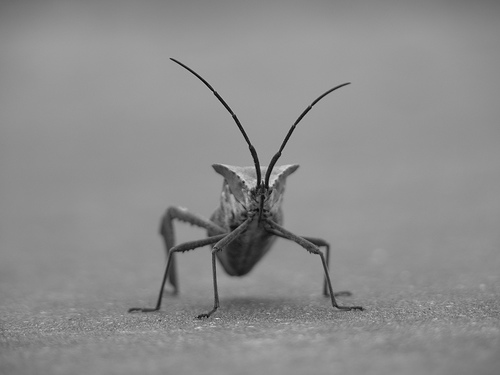
#> input picture PythonBootcamp/support_files/stinkbug.png, 500 x 375 px
$ jupyter execute 06_Introduction_To_Matplotlib.ipynb   (shell and % lines are left out)
#> lines starting #> are read from the running program, lines starting #| are printed output that depends on the picture


<h1 align="center">Python Bootcamp</h1>
<h3 align="center">August 21-22, 2021</h3>

<div style="border-left: 3px solid #000; padding: 1px; padding-left: 10px; background: #F0FAFF; ">
<center><h1>Introduction to Matplotlib</h1></center>

<p>
    <b>matplotlib</b> is a plotting library for Python.
<p>
<h3>Pros:</h3>
<ul>
<li>Huge amount of functionality/options.
<li>Works with numpy arrays and python lists.
<li>Comes with many prepackaged Python distros (anaconda, WinPython, etc.).
<li>Easily saves plots to image (.png, .bmp, etc.) and vector (.svg, .pdf, etc.) formats.
<li>Has an excellent set of examples (with code) at the <a href="http://matplotlib.org/gallery">matplotlib gallery</a>
<li>Shares many syntactic conventions with Matlab.
</ul>

<p>
<h3>Cons:</h3>
<ul>
<li>Slow for rapidly updating plots.
<li>3D plotting support is not great.
<li>Documentation is not always useful.
<li>Essentially has two interfaces.  One is intended to be close to Matlab, the other is object oriented.  You will find examples that assume one or the other, but rarely the one you are after.
<li>Shares many syntactic conventions with Matlab.
</ul>
</div>

[cell 1]
# Import numpy and pyplot
import matplotlib.pyplot as plt
import numpy as np

<div style="border-left: 3px solid #000; padding: 1px; padding-left: 10px; background: #F0FAFF; ">
<left><h1>Enable Inline Plotting</h1></left>
<p>One of the great features of the Jupyter Notebook is the ability to have your code, outputs, and graphics in a single document. But plots do not render in the notebook by default. To turn on inline plot rendering, we have to use a so-called <b>Magic Command</b>, which is a special Jupyter command preceded by a <code>%</code>.

<p>Two commonly used Matplotlib magic commands are:
<ul>
    <li><code>%matplotlib notebook</code> - creates interactive plots. This is what we're going to use today. Interactive features depend on the kernel running in the background, which means they disappear without the kernel. This feature is somewhat new, so still has occasional bugs.
    <li><code>%matplotlib inline</code> - creates static (non-interactive) plots. This still remains the most common way to generate plots.
</ul>
<p>It's important to note that the above commands are specific to Jupyter. In other environments, you'll need to add a line of code to explicitly display your plots, or save them to disk.  This will be discussed further when we cover other environments.

</div>

[cell 2]
# %matplotlib inline
# Feel free to replace the command above and see how the behavior of the notebook changes

<div style="border-left: 3px solid #000; padding: 1px; padding-left: 10px; background: #F0FAFF; ">
<h2>Example 1. Simple plot</h2>

<p> start by making some sample data
</div>

[cell 3]
x = np.arange(0, 10, 0.01) #make evenly spaced points between 0 and 10 at intervals of 0.01
y = np.sin(2*np.pi*x)*np.exp(-0.5*x) #some function of x
print("first five elements of x: {}".format(x[:5]))
print("first five elements of y: {}".format(y[:5]))

<div style="border-left: 3px solid #000; padding: 1px; padding-left: 10px; background: #F0FAFF; ">

<p> Create a figure and axis, then plot our data on the axis
</div>

[cell 4]
fig,ax = plt.subplots() #subplots will make a single axis inside a new figure by default
ax.plot(x, y, color='red', linewidth=2)

# The figure can be saved by uncommenting the line below
# All major image formats (as well as PDFs) are accepted formats.
# fig.savefig('/testfig.png')
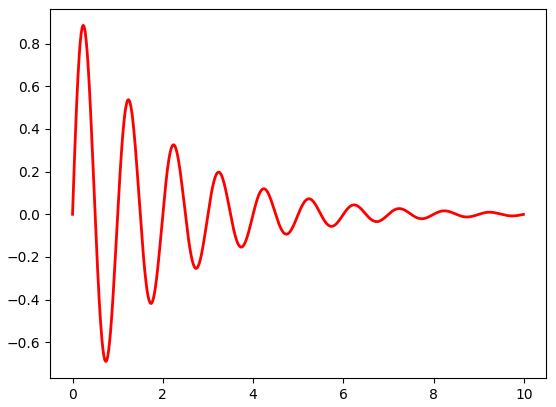
#> figure drawn by matplotlib, 1 panel; curve peaks at x = 0.24, y = 0.885

<div style="border-left: 3px solid #000; padding: 1px; padding-left: 10px; background: #F0FAFF; ">
<h2>Example 2. Subplots</h2>

<p>A given figure can have more than one axis. The <code>subplot</code> command, which we used above, generates a single axis by default. But we can specify the number of axes that we want.

</div>

[cell 5]
#make a time array
t = np.arange(0, 10, 0.1)

# Create figure and axes objects. Make them share the x-axis
fig, axes = plt.subplots(nrows=2, ncols=1, sharex=True)
#note that nrows and columns are the first two default arguments, so can be entered without keywords as follows:
# fig,axes = plt.subplots(2,1,sharex=True)

# Here, `axes` is a numpy array with two axes subplot objects
print('axes type: {}'.format(type(axes)))
print('axes shape: {}'.format(np.shape(axes)))
print('axes object:\n{}'.format(axes))

# Plot on each subplot by indexing into 'ax'
axes[0].plot(t, np.sin(t), label='sin')
axes[1].plot(t, np.cos(t), label='cos', color='red')

# We can loop over the `axes` array to set properties in every subplot (no matter how many)
for ax in axes:
    ax.legend(loc='best')
    ax.set_ylabel('Amplitude',fontsize=14)

# We can also access individual axes to set the properties
axes[1].set_xlabel('Time',fontsize=14,weight='bold',style='italic')

# We can also edit attributes of the entire figure, such as the title
fig.suptitle('This is the figure title',fontsize=18);
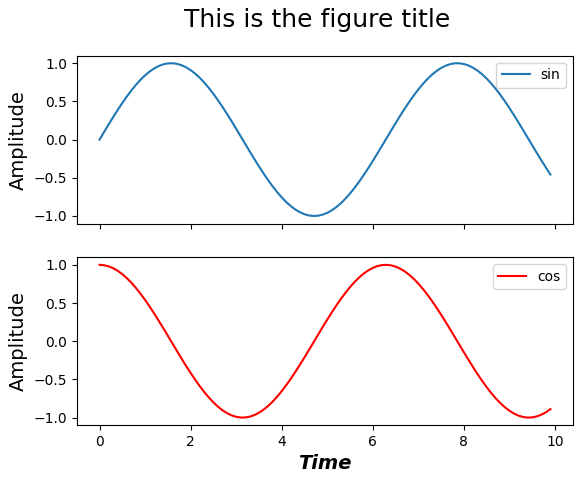
#> figure drawn by matplotlib, 2 panels; panel 2: curve peaks at x = 0, y = 1

<div style="border-left: 3px solid #000; padding: 1px; padding-left: 10px; background: #F0FAFF; ">

Note that the x-axes are tied together in interactive mode due to the <code>sharex = True</code> flag. Try setting that to False and regenerating

</div>

<div style="background: #DFF0D8; border-radius: 3px; padding: 10px;">
    <p><b>Exercise 5.1:</b>

<ol>
<li>Remake the above plot with 4 subplots (2 rows, 2 columns; hint: you'll now have to index into axes like <code>axes[0, 0]</code>).
    <li>Create a loop over all the axes objects (hint: use <code>axes.flatten()</code>) so that the <code>legend</code> and <code>set_ylabel</code> functions are called for all subplots.
<li>Use the loop from #2 to add a title to only the top row of plots using the <code>set_title</code> function.
    <li>Look at the documentation for the <code>fig.tight_layout()</code> command to optimize figure layout
  <br>* Note that this doesn't play nice with the figure suptitle. try using the <code>plt.subplots_adjust(top=0.85)</code> command to control the whitespace at the top of the plot.
</ol>

</div>

<div style="border-left: 3px solid #000; padding: 1px; padding-left: 10px; background: #F0FAFF; ">
<h2>Example 3. Plotting histograms </h2>
    <p> Use the <code>hist</code> command.
</div>

[cell 6]
# Create gaussian distributed data with mu=10, sigma=3
x = 10 + 3 * np.random.randn(1000)

# Create figure and axes object
fig, ax = plt.subplots(1,1,figsize=(10,6))

# Create histogram
bins=25
ax.hist(x, bins=bins, label='Counts')

# Set other properties
ax.set_ylabel('bin values', fontsize=14)
ax.set_xlabel('counts', fontsize=14)
ax.legend(loc='upper right')
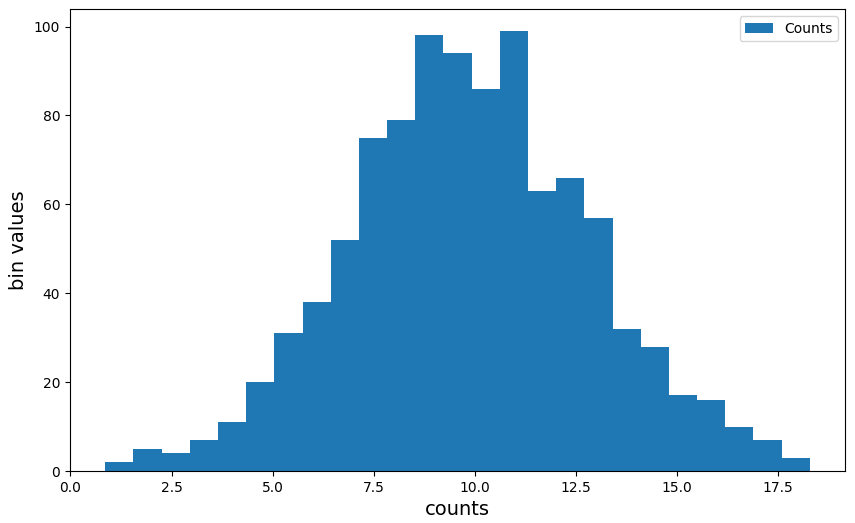
#> figure drawn by matplotlib, 1 panel; tallest bar 99 high, from x = 10.61 to 11.31

<div style="background: #DFF0D8; border-radius: 3px; padding: 10px;">
    <p><b>Exercise 5.2:</b>

<p>Bin edges can be explicitly defined.
<p> For example, you can use numpy's arange command to define bins with a desired width:
<p>&nbsp;&nbsp;&nbsp;&nbsp;<code>bins = np.arange(0,25,0.1)</code>

<p>Remake the histogram above but explicitly define the bin edges rather than the bin size.

</div>

<div style="border-left: 3px solid #000; padding: 1px; padding-left: 10px; background: #F0FAFF; ">
<h2>Example 4 - Plotting Images</h2>
<p> The <code>imshow</code> and <code>matshow</code> functions are useful for displaying matrices
<p> Let's first grab an image that was saved on your hard drive using Matplotlib's <code>image.mpimg</code> function. This will turn the bitmapped image file into a Numpy array with dimensions HEIGHT x WIDTH x COLORS.
</div>

[cell 7]
import matplotlib.image as mpimg
import os

#this if statement is necessary to ensure we can find the file even if working from the solutions folder
if os.path.split(os.getcwd())[1] == 'solutions':
    stinkbug_file_path = os.path.join(os.path.split(os.getcwd())[0],'support_files','stinkbug.png')
elif os.path.split(os.getcwd())[1] == 'PythonBootcamp':
    stinkbug_file_path = os.path.join(os.getcwd(),'support_files','stinkbug.png')
img=mpimg.imread(stinkbug_file_path)
#> img is the input picture: shape (375, 500, 3) float32; min 0, max 0.851, mean 0.551

print('the shape of img is: '+str(np.shape(img)))
#| the shape of img is: (375, 500, 3)

<div style="border-left: 3px solid #000; padding: 1px; padding-left: 10px; background: #F0FAFF; ">

<p> Now create a new figure and axis, then use <code>imshow</code> to display the data
</div>

[cell 8]
fig,ax=plt.subplots()
imgplot = ax.imshow(img)

<div style="border-left: 3px solid #000; padding: 1px; padding-left: 10px; background: #F0FAFF; ">
<p> Note that, despite this having data in three color channels, it renders as a grayscale image. Why is that?
<p> Let's look at all three color values for a given point on the image:
</div>

[cell 9]
img[200,200,:]
#> Out = [0.596, 0.596, 0.596]

<div style="background: #DFF0D8; border-radius: 3px; padding: 10px;">
    <p><b>Exercise 5.3:</b>

<p>Plot a single color channel

<ol>
<li>Use Numpy slicing commands that you learned in the previous module to extract all pixels for one of the three color channels
<li>Repeat the imshow command for that single color channel
<li>Note that, in the absence of color data, Matplotlib applies the 'viridis' colormap by default. Try adding the following keyword argument to your imshow command:
<p>&nbsp;&nbsp;&nbsp;&nbsp;<code>cmap = 'gray'</code>
</ol>

</div>

<div style="border-left: 3px solid #000; padding: 1px; padding-left: 10px; background: #F0FAFF; ">
<p> Now let's use the same functions to display some mathemically defined data
</div>

[cell 10]
# Create some datapoints
x = np.linspace(0,10,num=500)
y = np.linspace(0,1,num=500)

#create a meshgrid (evenly spaced 2d array on each axis)
XX, YY = np.meshgrid(x, y)

## make ZZ a function of XX and YY
ZZ = np.sin(0.2*np.pi*XX**2) * YY

# Create figure and axes object
fig, ax = plt.subplots()

# Plot colormap and add colorbar scale
image_plot = ax.imshow(ZZ,cmap='coolwarm', extent=[0,10,1,0],aspect="auto")
# image_plot = ax.matshow(ZZ,cmap='coolwarm',origin="lower")

#make a colorbar
cbar = plt.colorbar(image_plot)
#set the colorbar's label properties, including an example of using LaTex code
cbar.set_label('$\sin(0.2 \pi x^2)*y$',fontsize=20,rotation=90)

ax.set_xlabel('x',fontsize=16)
ax.set_ylabel('y',fontsize=16)

print('the shape of z is: '+str(np.shape(ZZ)))
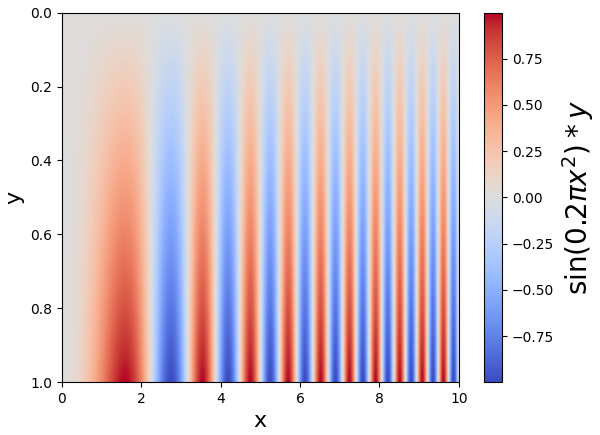
#> figure drawn by matplotlib, 2 panels

<div style="background: #DFF0D8; border-radius: 3px; padding: 10px;">
    <p><b>Exercise 5.4:</b>
<ol>
<li>Try experimenting with some different <a href="http://matplotlib.org/examples/color/colormaps_reference.html">colormaps</a>.
    <li>Try reducing the number of points on the x and y axes by changing the <code>num</code> argument in the linspace command. What happens for low values (<= 100 points)?
<li>Note that the imshow command turns on interpolation by default to reduce pixelation in images. When displaying quantitive data, this is generally not desireable. Here's a full list of  <a href="http://matplotlib.org/examples/images_contours_and_fields/interpolation_methods.html">interpolation methods</a>. Try setting interpolation to 'none'
<li>Look up the documentation for <code>matshow</code>. Try using it instead of <code>imshow</code>.
<li>Notice the <code>extent</code> and <code>aspect</code> keywords in the <code>imshow</code> function. Try removing or editing them to see what happens
<li>Note that, in both imshow and matshow, the origin is in the upper left hand corner. Try using the following argument:
<p>&nbsp;&nbsp;&nbsp;&nbsp;<code>origin="lower"</code> (but notice how this interacts with the <code>extent</code> keyword)

</ol>
</div>

<div style="border-left: 3px solid #000; padding: 1px; padding-left: 10px; background: #F0FAFF; ">
<h2> Example 5 -  Error bars </h2>
<p>The <code>errorbar</code> function can be used to generate line plots with errorbars
</div>

[cell 11]
# Create some data
x = np.arange(0., 1., 0.1)
y = x + 1
y_error = y ** 2

# Create figure and axes object
fig, ax = plt.subplots()

# Create errorbar plot using `y_error` and color errorbars red
ax.errorbar(x, y, yerr=y_error, ecolor='red')
ax.set_xlim([-.1, 1.])
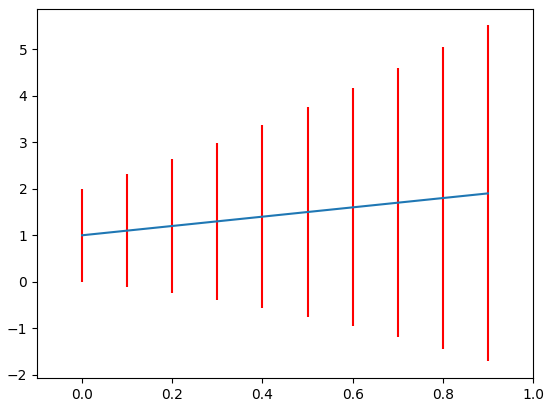
#> figure drawn by matplotlib, 1 panel; curve peaks at x = 0.9, y = 1.9

<div style="border-left: 3px solid #000; padding: 1px; padding-left: 10px; background: #F0FAFF; ">

<h2> Example 6 -  Scatter Plots </h2>
<p> The <code>scatterplot</code> function allows you to generate scatter plots with dots of different sizes, colors, transparencies, etc.

</div>

[cell 12]
#make first dataset
n1 = 500
x1 = 5+1.5*np.random.randn(n1)
y1 = 1+0.2*np.random.randn(n1)
size1 = 100*np.random.rand(n1)

#make second dataset
n2 = 750
x2 = 2+0.5*np.random.randn(n2)
y2 = 0.25+0.5*np.random.randn(n2)
size2 = 100*np.random.rand(n2)

#make figure,axes handles
fig,ax=plt.subplots()

#plot scatter plots
ax.scatter(x1,y1,s=size1,color='red',alpha=0.25)
ax.scatter(x2,y2,s=size2,color='blue',alpha=0.25)

#set axis limits
ax.set_xlim(0,10)
ax.set_ylim(-2,2)
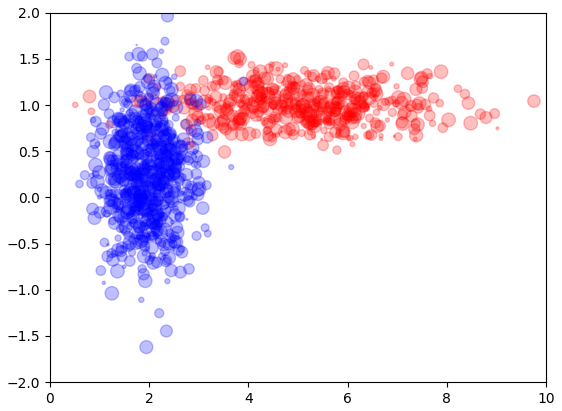
#> figure drawn by matplotlib, 1 panel

<div style="border-left: 3px solid #000; padding: 1px; padding-left: 10px; background: #F0FAFF; ">

<h2>Example 7 - Gridspec </h2>

<p>Gridspec is useful when you have uneven subplots. It can get tricky for more complex plots, so first try to use <code>ax.subplots()</code> (like in the previous examples) if possible.

<p>The documentation for gridspec is <a href="http://matplotlib.org/users/gridspec.html">here</a>.
</div>

[cell 13]
import matplotlib.gridspec as gridspec

t = np.arange(0., 5., 0.01)

fig=plt.figure()
# Create grispec object and define each subplot
gs = gridspec.GridSpec(2, 2)
ax0 = plt.subplot(gs[0, 0]) # Top left corner
ax1 = plt.subplot(gs[0, 1]) # Top right corner
ax2 = plt.subplot(gs[1, :]) # Bottom, span entire width

ax0.plot(t, np.cos(5 * t), c='b')
ax1.plot(t, np.exp(-1 * t), c='g')
ax2.plot(t, np.cos(5 * t) * np.exp(-1 * t), c='k')
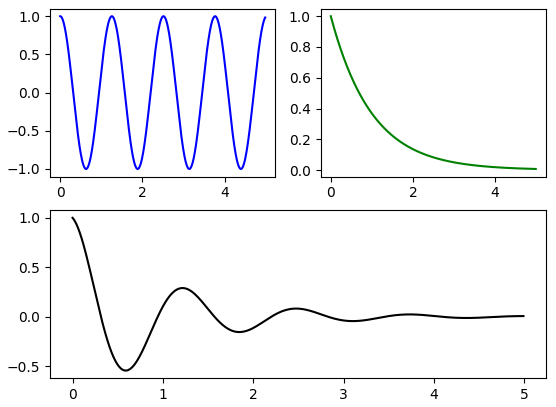
#> figure drawn by matplotlib, 3 panels; panel 1: curve peaks at x = 0, y = 1; panel 2: curve peaks at x = 0, y = 1; panel 3: curve peaks at x = 0, y = 1
